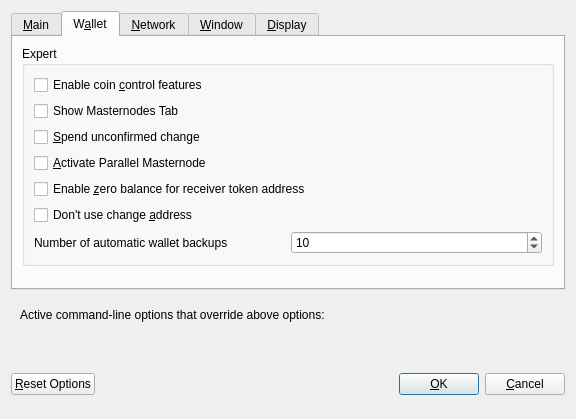
<?xml version="1.0" encoding="UTF-8"?>
<ui version="4.0">
 <class>OptionsDialog</class>
 <widget class="QDialog" name="OptionsDialog">
  <property name="geometry">
   <rect>
    <x>0</x>
    <y>0</y>
    <width>576</width>
    <height>419</height>
   </rect>
  </property>
  <property name="windowTitle">
   <string>Options</string>
  </property>
  <property name="modal">
   <bool>true</bool>
  </property>
  <layout class="QVBoxLayout" name="verticalLayout">
   <item>
    <widget class="QTabWidget" name="tabWidget">
     <property name="currentIndex">
      <number>1</number>
     </property>
     <widget class="QWidget" name="tabMain">
      <attribute name="title">
       <string>&amp;Main</string>
      </attribute>
      <layout class="QVBoxLayout" name="verticalLayout_Main">
       <item>
        <widget class="QCheckBox" name="bitcoinAtStartup">
         <property name="toolTip">
          <string>Automatically start MIA after logging in to the system.</string>
         </property>
         <property name="text">
          <string>&amp;Start MIA on system login</string>
         </property>
        </widget>
       </item>
       <item>
        <widget class="QCheckBox" name="logEvents">
         <property name="text">
          <string>Enable  log &amp;events</string>
         </property>
        </widget>
       </item>
       <item>
        <layout class="QHBoxLayout" name="horizontalLayout_2_Main">
         <item>
          <widget class="QLabel" name="databaseCacheLabel">
           <property name="text">
            <string>Size of &amp;database cache</string>
           </property>
           <property name="textFormat">
            <enum>Qt::PlainText</enum>
           </property>
           <property name="buddy">
            <cstring>databaseCache</cstring>
           </property>
          </widget>
         </item>
         <item>
          <widget class="QSpinBox" name="databaseCache"/>
         </item>
         <item>
          <widget class="QLabel" name="databaseCacheUnitLabel">
           <property name="text">
            <string>MB</string>
           </property>
           <property name="textFormat">
            <enum>Qt::PlainText</enum>
           </property>
          </widget>
         </item>
         <item>
          <spacer name="horizontalSpacer_2_Main">
           <property name="orientation">
            <enum>Qt::Horizontal</enum>
           </property>
           <property name="sizeHint" stdset="0">
            <size>
             <width>40</width>
             <height>20</height>
            </size>
           </property>
          </spacer>
         </item>
        </layout>
       </item>
       <item>
        <layout class="QHBoxLayout" name="horizontalLayout_3_Main">
         <item>
          <widget class="QLabel" name="threadsScriptVerifLabel">
           <property name="text">
            <string>Number of script &amp;verification threads</string>
           </property>
           <property name="textFormat">
            <enum>Qt::PlainText</enum>
           </property>
           <property name="buddy">
            <cstring>threadsScriptVerif</cstring>
           </property>
          </widget>
         </item>
         <item>
          <widget class="QSpinBox" name="threadsScriptVerif">
           <property name="toolTip">
            <string>(0 = auto, &lt;0 = leave that many cores free)</string>
           </property>
          </widget>
         </item>
         <item>
          <spacer name="horizontalSpacer_3_Main">
           <property name="orientation">
            <enum>Qt::Horizontal</enum>
           </property>
           <property name="sizeHint" stdset="0">
            <size>
             <width>40</width>
             <height>20</height>
            </size>
           </property>
          </spacer>
         </item>
        </layout>
       </item>
       <item>
        <layout class="QHBoxLayout" name="horizontalLayout_5_Main">
         <item>
          <widget class="QLabel" name="logFileCountLabel">
           <property name="text">
            <string>Number of debug log files</string>
           </property>
          </widget>
         </item>
         <item>
          <widget class="QSpinBox" name="logFileCount">
           <property name="minimum">
            <number>1</number>
           </property>
          </widget>
         </item>
         <item>
          <spacer name="horizontalSpacer_5_Main">
           <property name="orientation">
            <enum>Qt::Horizontal</enum>
           </property>
           <property name="sizeHint" stdset="0">
            <size>
             <width>40</width>
             <height>20</height>
            </size>
           </property>
          </spacer>
         </item>
        </layout>
       </item>
       <item>
        <spacer name="verticalSpacer_Main">
         <property name="orientation">
          <enum>Qt::Vertical</enum>
         </property>
         <property name="sizeHint" stdset="0">
          <size>
           <width>20</width>
           <height>40</height>
          </size>
         </property>
        </spacer>
       </item>
       <item>
        <layout class="QHBoxLayout" name="horizontalLayout_4_Main">
         <item>
          <widget class="QLabel" name="label">
           <property name="toolTip">
            <string>This setting determines the amount of individual masternodes that an input will be anonymized through.&lt;br/&gt;More rounds of anonymization gives a higher degree of privacy, but also costs more in fees.</string>
           </property>
           <property name="text">
            <string>Darksend rounds to use</string>
           </property>
          </widget>
         </item>
         <item>
          <widget class="QSpinBox" name="darksendRounds">
           <property name="minimum">
            <number>2</number>
           </property>
           <property name="maximum">
            <number>8</number>
           </property>
           <property name="value">
            <number>4</number>
           </property>
          </widget>
         </item>
        </layout>
       </item>
       <item>
        <spacer name="verticalSpacer_Main1">
         <property name="orientation">
          <enum>Qt::Vertical</enum>
         </property>
         <property name="sizeHint" stdset="0">
          <size>
           <width>20</width>
           <height>40</height>
          </size>
         </property>
        </spacer>
       </item>
       <item>
        <layout class="QHBoxLayout" name="horizontalLayout">
         <item>
          <widget class="QLabel" name="label_2">
           <property name="toolTip">
            <string>This amount acts as a threshold to turn off Darksend once it's reached.</string>
           </property>
           <property name="statusTip">
            <string notr="true"/>
           </property>
           <property name="whatsThis">
            <string notr="true"/>
           </property>
           <property name="accessibleName">
            <string notr="true"/>
           </property>
           <property name="accessibleDescription">
            <string notr="true"/>
           </property>
           <property name="text">
            <string>Amount of MIA to keep anonymized</string>
           </property>
          </widget>
         </item>
         <item>
          <widget class="QSpinBox" name="anonymizeLux">
           <property name="minimum">
            <number>100</number>
           </property>
           <property name="maximum">
            <number>100000</number>
           </property>
           <property name="singleStep">
            <number>100</number>
           </property>
           <property name="value">
            <number>1000</number>
           </property>
          </widget>
         </item>
        </layout>
       </item>
      </layout>
     </widget>
     <widget class="QWidget" name="tabWallet">
      <attribute name="title">
       <string>W&amp;allet</string>
      </attribute>
      <layout class="QVBoxLayout" name="verticalLayout_Wallet">
       <item>
        <widget class="QGroupBox" name="groupBox">
         <property name="title">
          <string>Expert</string>
         </property>
         <layout class="QVBoxLayout" name="verticalLayout_2">
          <item>
           <widget class="QCheckBox" name="coinControlFeatures">
            <property name="toolTip">
             <string>Whether to show coin control features or not.</string>
            </property>
            <property name="text">
             <string>Enable coin &amp;control features</string>
            </property>
           </widget>
          </item>
          <item>
           <widget class="QCheckBox" name="showMasternodesTab">
            <property name="toolTip">
             <string>Show additional tab listing all your masternodes in first sub-tab&lt;br/&gt;and all masternodes on the network in second sub-tab.</string>
            </property>
            <property name="text">
             <string>Show Masternodes Tab</string>
            </property>
           </widget>
          </item>
          <item>
           <widget class="QCheckBox" name="spendZeroConfChange">
            <property name="toolTip">
             <string>If you disable the spending of unconfirmed change, the change from a transaction&lt;br/&gt;cannot be used until that transaction has at least one confirmation.&lt;br/&gt;This also affects how your balance is computed.</string>
            </property>
            <property name="text">
             <string>&amp;Spend unconfirmed change</string>
            </property>
           </widget>
          </item>
          <item>
           <widget class="QCheckBox" name="parallelMasterNode">
            <property name="toolTip">
             <string>Coming soon</string>
            </property>
            <property name="text">
             <string>&amp;Activate Parallel Masternode</string>
            </property>
           </widget>
          </item>
          <item>
           <widget class="QCheckBox" name="zeroBalanceAddressToken">
            <property name="text">
             <string>Enable &amp;zero balance for receiver token address</string>
            </property>
           </widget>
          </item>
          <item>
           <widget class="QCheckBox" name="notUseChangeAddress">
            <property name="text">
             <string>Don't use change &amp;address</string>
            </property>
           </widget>
          </item>

            <item>
              <layout class="QHBoxLayout" name="horizontalLayout_1_Wallet">
                <item>
                  <widget class="QLabel" name="walletBackupslabel">
                    <property name="text">
                      <string>Number of automatic wallet backups</string>
                    </property>
                  </widget>
                </item>
                <item>
                  <widget class="QSpinBox" name="walletBackups">
                    <property name="minimum">
                      <number>1</number>
                    </property>
                    <property name="maximum">
                      <number>20</number>
                    </property>
                    <property name="value">
                      <number>10</number>
                    </property>
                  </widget>
                </item>
              </layout>
            </item>

         </layout>
        </widget>
       </item>
       <item>
        <spacer name="verticalSpacer_Wallet">
         <property name="orientation">
          <enum>Qt::Vertical</enum>
         </property>
         <property name="sizeHint" stdset="0">
          <size>
           <width>20</width>
           <height>40</height>
          </size>
         </property>
        </spacer>
       </item>
      </layout>
     </widget>
     <widget class="QWidget" name="tabNetwork">
      <attribute name="title">
       <string>&amp;Network</string>
      </attribute>
      <layout class="QVBoxLayout" name="verticalLayout_Network">
       <item>
        <widget class="QCheckBox" name="mapPortUpnp">
         <property name="toolTip">
          <string>Automatically open the MIA client port on the router. This only works when your router supports UPnP and it is enabled.</string>
         </property>
         <property name="text">
          <string>Map port using &amp;UPnP</string>
         </property>
        </widget>
       </item>
       <item>
        <widget class="QCheckBox" name="allowIncoming">
         <property name="toolTip">
          <string>Accept connections from outside</string>
         </property>
         <property name="text">
          <string>Allow incoming connections</string>
         </property>
        </widget>
       </item>
       <item>
        <widget class="QCheckBox" name="connectSocks">
         <property name="toolTip">
          <string>Connect to the MIA network through a SOCKS5 proxy.</string>
         </property>
         <property name="text">
          <string>&amp;Connect through SOCKS5 proxy (default proxy):</string>
         </property>
        </widget>
       </item>
       <item>
        <layout class="QHBoxLayout" name="horizontalLayout_1_Network">
         <item>
          <widget class="QLabel" name="proxyIpLabel">
           <property name="text">
            <string>Proxy &amp;IP:</string>
           </property>
           <property name="textFormat">
            <enum>Qt::PlainText</enum>
           </property>
           <property name="buddy">
            <cstring>proxyIp</cstring>
           </property>
          </widget>
         </item>
         <item>
          <widget class="QValidatedLineEdit" name="proxyIp">
           <property name="minimumSize">
            <size>
             <width>140</width>
             <height>0</height>
            </size>
           </property>
           <property name="maximumSize">
            <size>
             <width>140</width>
             <height>16777215</height>
            </size>
           </property>
           <property name="toolTip">
            <string>IP address of the proxy (e.g. IPv4: 127.0.0.1 / IPv6: ::1)</string>
           </property>
          </widget>
         </item>
         <item>
          <widget class="QLabel" name="proxyPortLabel">
           <property name="text">
            <string>&amp;Port:</string>
           </property>
           <property name="textFormat">
            <enum>Qt::PlainText</enum>
           </property>
           <property name="buddy">
            <cstring>proxyPort</cstring>
           </property>
          </widget>
         </item>
         <item>
          <widget class="QLineEdit" name="proxyPort">
           <property name="minimumSize">
            <size>
             <width>55</width>
             <height>0</height>
            </size>
           </property>
           <property name="maximumSize">
            <size>
             <width>55</width>
             <height>16777215</height>
            </size>
           </property>
           <property name="toolTip">
            <string>Port of the proxy (e.g. 9050)</string>
           </property>
          </widget>
         </item>
         <item>
          <spacer name="horizontalSpacer_1_Network">
           <property name="orientation">
            <enum>Qt::Horizontal</enum>
           </property>
           <property name="sizeHint" stdset="0">
            <size>
             <width>40</width>
             <height>20</height>
            </size>
           </property>
          </spacer>
         </item>
        </layout>
       </item>
       <item>
        <spacer name="verticalSpacer_Network">
         <property name="orientation">
          <enum>Qt::Vertical</enum>
         </property>
         <property name="sizeHint" stdset="0">
          <size>
           <width>20</width>
           <height>40</height>
          </size>
         </property>
        </spacer>
       </item>
      </layout>
     </widget>
     <widget class="QWidget" name="tabWindow">
      <attribute name="title">
       <string>&amp;Window</string>
      </attribute>
      <layout class="QVBoxLayout" name="verticalLayout_Window">
       <item>
        <widget class="QCheckBox" name="minimizeToTray">
         <property name="toolTip">
          <string>Show only a tray icon after minimizing the window.</string>
         </property>
         <property name="text">
          <string>&amp;Minimize to the tray instead of the taskbar</string>
         </property>
        </widget>
       </item>
       <item>
        <widget class="QCheckBox" name="minimizeOnClose">
         <property name="toolTip">
          <string>Minimize instead of exit the application when the window is closed. When this option is enabled, the application will be closed only after selecting Quit in the menu.</string>
         </property>
         <property name="text">
          <string>M&amp;inimize on close</string>
         </property>
        </widget>
       </item>
       <item>
        <spacer name="verticalSpacer_Window">
         <property name="orientation">
          <enum>Qt::Vertical</enum>
         </property>
         <property name="sizeHint" stdset="0">
          <size>
           <width>20</width>
           <height>40</height>
          </size>
         </property>
        </spacer>
       </item>
      </layout>
     </widget>
     <widget class="QWidget" name="tabDisplay">
      <attribute name="title">
       <string>&amp;Display</string>
      </attribute>
      <layout class="QVBoxLayout" name="verticalLayout_Display">
       <item>
        <layout class="QHBoxLayout" name="horizontalLayout_1_Display">
         <item>
          <widget class="QLabel" name="langLabel">
           <property name="text">
            <string>User Interface &amp;language:</string>
           </property>
           <property name="textFormat">
            <enum>Qt::PlainText</enum>
           </property>
           <property name="buddy">
            <cstring>lang</cstring>
           </property>
          </widget>
         </item>
         <item>
          <widget class="QValueComboBox" name="lang">
           <property name="toolTip">
            <string>The user interface language can be set here. This setting will take effect after restarting MIA.</string>
           </property>
          </widget>
         </item>
        </layout>
       </item>
       <item>
        <widget class="QLabel" name="label_3">
         <property name="toolTip">
          <string notr="true"/>
         </property>
         <property name="statusTip">
          <string notr="true"/>
         </property>
         <property name="whatsThis">
          <string notr="true"/>
         </property>
         <property name="accessibleName">
          <string notr="true"/>
         </property>
         <property name="text">
          <string>Language missing or translation incomplete? Help contributing translations here:
https://www.transifex.com/mia-project/mia-project-translations</string>
         </property>
         <property name="wordWrap">
          <bool>true</bool>
         </property>
         <property name="openExternalLinks">
          <bool>true</bool>
         </property>
         <property name="textInteractionFlags">
          <set>Qt::TextBrowserInteraction</set>
         </property>
        </widget>
       </item>
       <item>
        <layout class="QHBoxLayout" name="horizontalLayout_4_Display" stretch="0,0">
         <item>
          <widget class="QLabel" name="themeLabel">
           <property name="text">
            <string>User Interface Theme:</string>
           </property>
          </widget>
         </item>
         <item>
          <widget class="QValueComboBox" name="theme"/>
         </item>
        </layout>
       </item>
       <item>
        <widget class="Line" name="line">
         <property name="orientation">
          <enum>Qt::Horizontal</enum>
         </property>
        </widget>
       </item>
       <item>
        <layout class="QHBoxLayout" name="horizontalLayout_2_Display">
         <item>
          <widget class="QLabel" name="unitLabel">
           <property name="text">
            <string>&amp;Unit to show amounts in:</string>
           </property>
           <property name="textFormat">
            <enum>Qt::PlainText</enum>
           </property>
           <property name="buddy">
            <cstring>unit</cstring>
           </property>
          </widget>
         </item>
         <item>
          <widget class="QValueComboBox" name="unit">
           <property name="toolTip">
            <string>Choose the default subdivision unit to show in the interface and when sending coins.</string>
           </property>
          </widget>
         </item>
        </layout>
       </item>
       <item>
        <layout class="QHBoxLayout" name="horizontalLayout_5_Display">
         <item>
          <widget class="QLabel" name="digitsLabel">
           <property name="text">
            <string>Decimal digits</string>
           </property>
          </widget>
         </item>
         <item>
          <widget class="QValueComboBox" name="digits"/>
         </item>
        </layout>
       </item>
       <item>
        <layout class="QHBoxLayout" name="horizontalLayout_3_Display">
         <item>
          <widget class="QLabel" name="thirdPartyTxUrlsLabel">
           <property name="toolTip">
            <string>Third party URLs (e.g. a block explorer) that appear in the transactions tab as context menu items. %s in the URL is replaced by transaction hash. Multiple URLs are separated by vertical bar |.</string>
           </property>
           <property name="text">
            <string>Third party transaction URLs</string>
           </property>
           <property name="buddy">
            <cstring>thirdPartyTxUrls</cstring>
           </property>
          </widget>
         </item>
         <item>
          <widget class="QLineEdit" name="thirdPartyTxUrls">
           <property name="toolTip">
            <string>Third party URLs (e.g. a block explorer) that appear in the transactions tab as context menu items. %s in the URL is replaced by transaction hash. Multiple URLs are separated by vertical bar |.</string>
           </property>
          </widget>
         </item>
        </layout>
       </item>
       <item>
        <spacer name="verticalSpacer">
         <property name="orientation">
          <enum>Qt::Vertical</enum>
         </property>
         <property name="sizeHint" stdset="0">
          <size>
           <width>20</width>
           <height>40</height>
          </size>
         </property>
        </spacer>
       </item>
      </layout>
     </widget>
    </widget>
   </item>
   <item>
    <widget class="QFrame" name="frame">
     <layout class="QVBoxLayout" name="verticalLayout_Bottom">
      <item>
       <layout class="QHBoxLayout" name="horizontalLayout_Bottom">
        <item>
         <widget class="QLabel" name="overriddenByCommandLineInfoLabel">
          <property name="text">
           <string>Active command-line options that override above options:</string>
          </property>
          <property name="textFormat">
           <enum>Qt::PlainText</enum>
          </property>
         </widget>
        </item>
        <item>
         <spacer name="horizontalSpacer_Bottom">
          <property name="orientation">
           <enum>Qt::Horizontal</enum>
          </property>
          <property name="sizeHint" stdset="0">
           <size>
            <width>40</width>
            <height>20</height>
           </size>
          </property>
         </spacer>
        </item>
       </layout>
      </item>
      <item>
       <widget class="QLabel" name="overriddenByCommandLineLabel">
        <property name="text">
         <string/>
        </property>
        <property name="textFormat">
         <enum>Qt::PlainText</enum>
        </property>
        <property name="wordWrap">
         <bool>true</bool>
        </property>
       </widget>
      </item>
     </layout>
    </widget>
   </item>
   <item>
    <layout class="QHBoxLayout" name="horizontalLayout_Buttons">
     <item>
      <widget class="QPushButton" name="resetButton">
       <property name="toolTip">
        <string>Reset all client options to default.</string>
       </property>
       <property name="text">
        <string>&amp;Reset Options</string>
       </property>
       <property name="autoDefault">
        <bool>false</bool>
       </property>
      </widget>
     </item>
     <item>
      <spacer name="horizontalSpacer_1">
       <property name="orientation">
        <enum>Qt::Horizontal</enum>
       </property>
       <property name="sizeHint" stdset="0">
        <size>
         <width>40</width>
         <height>48</height>
        </size>
       </property>
      </spacer>
     </item>
     <item>
      <widget class="QLabel" name="statusLabel">
       <property name="minimumSize">
        <size>
         <width>200</width>
         <height>0</height>
        </size>
       </property>
       <property name="font">
        <font>
         <weight>75</weight>
         <bold>true</bold>
        </font>
       </property>
       <property name="text">
        <string/>
       </property>
       <property name="textFormat">
        <enum>Qt::PlainText</enum>
       </property>
       <property name="wordWrap">
        <bool>true</bool>
       </property>
      </widget>
     </item>
     <item>
      <spacer name="horizontalSpacer_2">
       <property name="orientation">
        <enum>Qt::Horizontal</enum>
       </property>
       <property name="sizeHint" stdset="0">
        <size>
         <width>40</width>
         <height>48</height>
        </size>
       </property>
      </spacer>
     </item>
     <item>
      <widget class="QPushButton" name="okButton">
       <property name="text">
        <string>&amp;OK</string>
       </property>
       <property name="autoDefault">
        <bool>false</bool>
       </property>
       <property name="default">
        <bool>true</bool>
       </property>
      </widget>
     </item>
     <item>
      <widget class="QPushButton" name="cancelButton">
       <property name="text">
        <string>&amp;Cancel</string>
       </property>
       <property name="autoDefault">
        <bool>false</bool>
       </property>
      </widget>
     </item>
    </layout>
   </item>
  </layout>
 </widget>
 <customwidgets>
  <customwidget>
   <class>QValidatedLineEdit</class>
   <extends>QLineEdit</extends>
   <header>qvalidatedlineedit.h</header>
  </customwidget>
  <customwidget>
   <class>QValueComboBox</class>
   <extends>QComboBox</extends>
   <header>qvaluecombobox.h</header>
  </customwidget>
 </customwidgets>
 <resources/>
 <connections/>
</ui>
